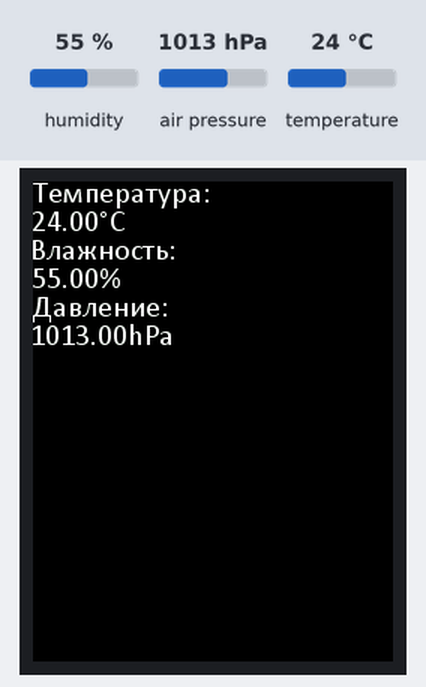
The sketch below on a simulated ESP32. Parts: 240×320 colour display. Inputs (shaded band) come from the test bench; at power-on: humidity 55 %, air pressure 1013 hPa, temperature 24 °C.

Above: at 1.3 s.
1.4 s: humidity set to 22 %
At 2.9 s:
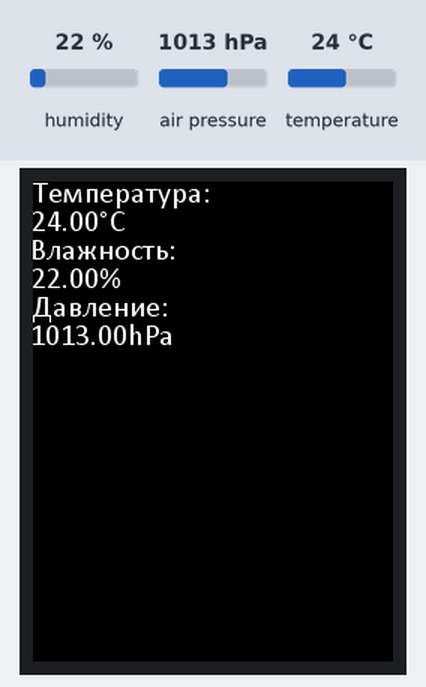
4.2 s: air pressure set to 952 hPa
At 5.3 s:
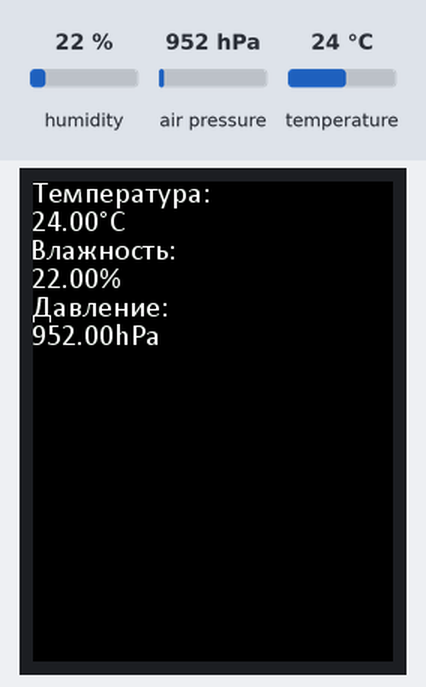
7.0 s: temperature set to 12 °C
At 9.7 s:
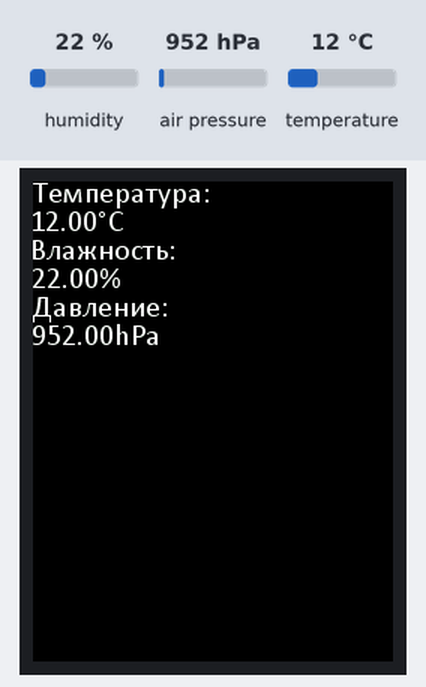
10.0 s: humidity set to 40 %
At 11.1 s:
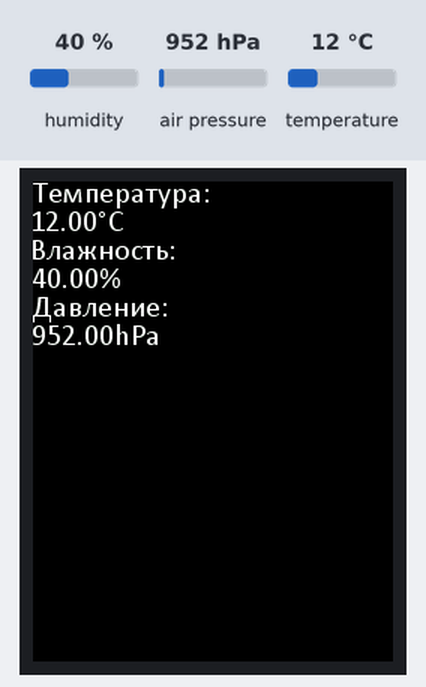
Timing chart, 0 to 13.0 s (numbered marks = the images above; inputs shaded):
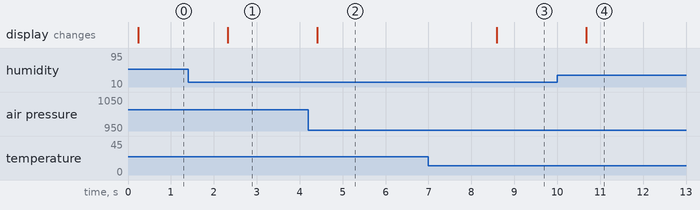

The sketch:

bme280russiandisplaytest.ino
```cpp
#include "Calibri.h"
#include <Wire.h>
#include <SPI.h>
#include <Adafruit_Sensor.h>
#include <Adafruit_BME280.h>
#include <TFT_eSPI.h>      // Hardware-specific library

#define BME_SCK 13
#define BME_MISO 12
#define BME_MOSI 11
#define BME_CS 10

Adafruit_BME280 bme;
TFT_eSPI tft = TFT_eSPI(); // Invoke custom library

uint16_t bg = TFT_BLACK;
uint16_t fg = TFT_WHITE;

double t = 36.6;
double pr;
double hm;

void setup() {
  // put your setup code here, to run once:
  Serial.begin(115200); // Used for messages and the C array generator

  tft.begin();
  tft.setRotation(0);  // portrait

  unsigned status;

  fg = TFT_WHITE;
  bg = TFT_BLACK;
  Wire.begin(21, 22);
  Wire.setClock(100000);
  status = bme.begin(0x76);
}

void loop() {
  // put your main code here, to run repeatedly:
  t = bme.readTemperature();
  hm = bme.readHumidity();
  pr = bme.readPressure() / 100.0F;

  tft.setTextColor(fg, bg);
  tft.loadFont(Calibri);

  tft.fillScreen(bg);
  tft.setCursor(0,0);

  tft.println("Температура:");
  tft.print(t);
  tft.println("°C");
  tft.println("Влажность:");
  tft.print(hm);
  tft.println("%");
  tft.println("Давление:");
  tft.print(pr);
  tft.println("hPa");

  tft.unloadFont();

  delay(2000);
}
```

Source omitted: Calibri.h (data table, 316131 bytes)

Measured:
- after the input at 1.4 s, the display: changes after 0.93 s (image 1)
- after the input at 4.2 s, the display: changes after 0.21 s (image 2)
- after the input at 7.0 s, the display: changes after 1.6 s (image 3)
- after the input at 10.0 s, the display: changes after 0.68 s (image 4)
